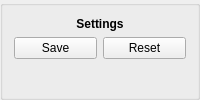
         <widget class="QGroupBox" name="groupBox_9">
          <property name="sizePolicy">
           <sizepolicy hsizetype="Fixed" vsizetype="Preferred">
            <horstretch>0</horstretch>
            <verstretch>0</verstretch>
           </sizepolicy>
          </property>
          <property name="maximumSize">
           <size>
            <width>260</width>
            <height>16777215</height>
           </size>
          </property>
          <property name="title">
           <string/>
          </property>
          <layout class="QFormLayout" name="formLayout_7">
           <item row="0" column="0" colspan="2">
            <layout class="QVBoxLayout" name="verticalLayout_12">
             <item>
              <widget class="QLabel" name="label_8">
               <property name="font">
                <font>
                 <weight>75</weight>
                 <bold>true</bold>
                </font>
               </property>
               <property name="text">
                <string>Settings</string>
               </property>
               <property name="alignment">
                <set>Qt::AlignCenter</set>
               </property>
              </widget>
             </item>
             <item>
              <layout class="QHBoxLayout" name="horizontalLayout_22">
               <item>
                <widget class="QPushButton" name="Save">
                 <property name="maximumSize">
                  <size>
                   <width>260</width>
                   <height>16777215</height>
                  </size>
                 </property>
                 <property name="text">
                  <string>Save</string>
                 </property>
                </widget>
               </item>
               <item>
                <widget class="QPushButton" name="Reset">
                 <property name="text">
                  <string>Reset</string>
                 </property>
                </widget>
               </item>
              </layout>
             </item>
            </layout>
           </item>
          </layout>
         </widget>
